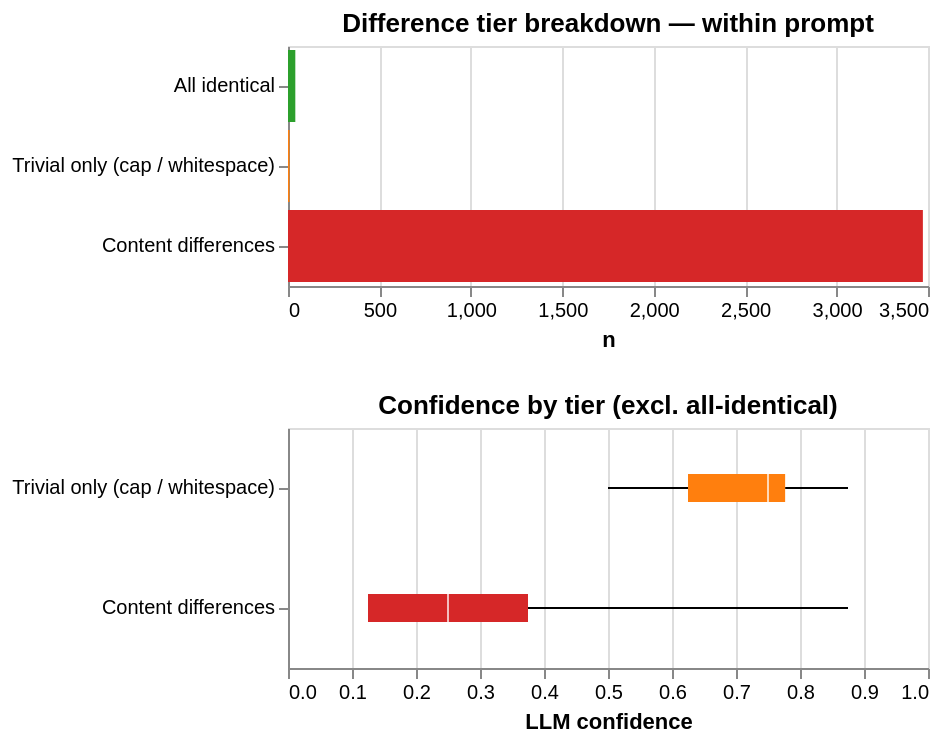

Notebook source saved alongside this figure:
### Code cell
diff_df = scored_df[scored_df['llm_total_services'] >= 2].copy()
diff_df['diff_tier']  = diff_df['llm_difference_types'].apply(classify_diff_tier)
diff_df['tier_label'] = diff_df['diff_tier'].map(TIER_LABELS)

tier_counts = (diff_df['diff_tier'].value_counts()
               .reset_index().rename(columns={'count': 'n'}))
tier_counts.columns = ['diff_tier', 'n']
tier_counts['pct'] = (tier_counts['n'] / len(diff_df) * 100).round(1)
tier_counts['label'] = tier_counts['diff_tier'].map(TIER_LABELS)
for _, r in tier_counts.sort_values('diff_tier').iterrows():
    print(f"  {r['label']}: {r['n']} ({r['pct']}%)")

tier_bar = alt.Chart(tier_counts).mark_bar().encode(
    x='n:Q',
    y=alt.Y('label:N', sort=[TIER_LABELS[t] for t in TIER_ORDER], title=None),
    color=alt.Color('diff_tier:N',
        scale=alt.Scale(domain=TIER_ORDER,
                        range=[TIER_COLOURS[t] for t in TIER_ORDER]),
        legend=None),
).properties(width=320, height=120, title='Difference tier breakdown — within prompt')

non_identical = diff_df[diff_df['diff_tier'] != 'all_identical'].copy()
conf_box = alt.Chart(non_identical).mark_boxplot(extent='min-max').encode(
    x=alt.X('llm_confidence:Q', scale=alt.Scale(domain=[0, 1]),
            title='LLM confidence'),
    y=alt.Y('tier_label:N',
            sort=[TIER_LABELS['trivial_only'], TIER_LABELS['has_content']],
            title=None),
    color=alt.Color('diff_tier:N',
        scale=alt.Scale(domain=TIER_ORDER,
                        range=[TIER_COLOURS[t] for t in TIER_ORDER]),
        legend=None),
).properties(width=320, height=120,
             title='Confidence by tier (excl. all-identical)')

tier_bar & conf_box

### Figure 1 — Vega specification as saved in the notebook (floating-point values rounded to 4 significant figures)
{"$schema": "https://vega.github.io/schema/vega/v6.json", "data": [{"name": "source_0"}, {"name": "data_0", "values": [{"diff_tier": "has_content", "label": "Content differences", "n_end": 3472.0, "n_start": 0.0}, {"diff_tier": "all_identical", "label": "All identical", "n_end": 40.0, "n_start": 0.0}, {"diff_tier": "trivial_only", "label": "Trivial only (cap / whitespace)", "n_end": 8.0, "n_start": 0.0}]}, {"name": "source_1"}, {"name": "data_2", "values": [{"diff_tier": "has_content", "lower_box_llm_confidence": 0.125, "lower_whisker_llm_confidence": 0.125, "mid_box_llm_confidence": 0.25, "tier_label": "Content differences", "upper_box_llm_confidence": 0.375, "upper_whisker_llm_confidence": 0.875}, {"diff_tier": "trivial_only", "lower_box_llm_confidence": 0.625, "lower_whisker_llm_confidence": 0.5, "mid_box_llm_confidence": 0.75, "tier_label": "Trivial only (cap / whitespace)", "upper_box_llm_confidence": 0.7768, "upper_whisker_llm_confidence": 0.875}]}, {"name": "data_3", "values": [{"diff_tier": "has_content", "lower_box_llm_confidence": 0.125, "lower_whisker_llm_confidence": 0.125, "mid_box_llm_confidence": 0.25, "tier_label": "Content differences", "upper_box_llm_confidence": 0.375, "upper_whisker_llm_confidence": 0.875}, {"diff_tier": "trivial_only", "lower_box_llm_confidence": 0.625, "lower_whisker_llm_confidence": 0.5, "mid_box_llm_confidence": 0.75, "tier_label": "Trivial only (cap / whitespace)", "upper_box_llm_confidence": 0.7768, "upper_whisker_llm_confidence": 0.875}]}, {"name": "data_4", "values": [{"diff_tier": "has_content", "lower_box_llm_confidence": 0.125, "lower_whisker_llm_confidence": 0.125, "mid_box_llm_confidence": 0.25, "tier_label": "Content differences", "upper_box_llm_confidence": 0.375, "upper_whisker_llm_confidence": 0.875}, {"diff_tier": "trivial_only", "lower_box_llm_confidence": 0.625, "lower_whisker_llm_confidence": 0.5, "mid_box_llm_confidence": 0.75, "tier_label": "Trivial only (cap / whitespace)", "upper_box_llm_confidence": 0.7768, "upper_whisker_llm_confidence": 0.875}]}, {"name": "data_5", "values": [{"diff_tier": "has_content", "lower_box_llm_confidence": 0.125, "lower_whisker_llm_confidence": 0.125, "mid_box_llm_confidence": 0.25, "tier_label": "Content differences", "upper_box_llm_confidence": 0.375, "upper_whisker_llm_confidence": 0.875}, {"diff_tier": "trivial_only", "lower_box_llm_confidence": 0.625, "lower_whisker_llm_confidence": 0.5, "mid_box_llm_confidence": 0.75, "tier_label": "Trivial only (cap / whitespace)", "upper_box_llm_confidence": 0.7768, "upper_whisker_llm_confidence": 0.875}]}, {"name": "source_0_concat_0_y_domain_label", "values": [{"label": "Content differences", "sort_field": 2.0}, {"label": "All identical", "sort_field": 0.0}, {"label": "Trivial only (cap / whitespace)", "sort_field": 1.0}]}, {"name": "source_1_concat_1_y_domain_tier_label", "values": [{"sort_field": 1.0, "tier_label": "Content differences"}, {"sort_field": 0.0, "tier_label": "Trivial only (cap / whitespace)"}]}], "signals": [{"name": "childHeight", "value": 120}], "marks": [{"type": "group", "name": "concat_0_group", "encode": {"update": {"width": {"signal": "width"}, "height": {"signal": "childHeight"}}}, "marks": [{"type": "rect", "name": "concat_0_marks", "from": {"data": "data_0"}, "encode": {"update": {"y": {"field": "label", "scale": "concat_0_y"}, "fill": {"field": "diff_tier", "scale": "color"}, "x": {"field": "n_end", "scale": "concat_0_x"}, "x2": {"field": "n_start", "scale": "concat_0_x"}, "height": {"signal": "max(0.25, bandwidth('concat_0_y'))"}}}, "style": ["bar"]}], "axes": [{"scale": "concat_0_x", "orient": "bottom", "aria": false, "domain": false, "zindex": 0, "tickCount": {"signal": "ceil(width/40)"}, "ticks": false, "grid": true, "gridScale": "concat_0_y", "labels": false, "maxExtent": 0, "minExtent": 0}, {"scale": "concat_0_x", "grid": false, "tickCount": {"signal": "ceil(width/40)"}, "zindex": 0, "labelOverlap": true, "labelFlush": true, "orient": "bottom", "title": "n"}, {"scale": "concat_0_y", "orient": "left", "grid": false, "zindex": 0}], "title": {"text": "Difference tier breakdown — within prompt", "frame": "group"}, "style": "cell"}, {"type": "group", "name": "concat_1_group", "encode": {"update": {"width": {"signal": "width"}, "height": {"signal": "childHeight"}}}, "marks": [{"type": "rule", "name": "concat_1_layer_0_marks", "from": {"data": "data_2"}, "encode": {"update": {"stroke": {"value": "black"}, "tooltip": {"signal": "{\"Max of LLM confidence\": format(datum[\"upper_whisker_llm_confidence\"], \"\"), \"Q3 of LLM confidence\": format(datum[\"upper_box_llm_confidence\"], \"\"), \"Median of LLM confidence\": format(datum[\"mid_box_llm_confidence\"], \"\"), \"Q1 of LLM confidence\": format(datum[\"lower_box_llm_confidence\"], \"\"), \"Min of LLM confidence\": format(datum[\"lower_whisker_llm_confidence\"], \"\"), \"diff_tier\": isValid(datum[\"diff_tier\"]) ? datum[\"diff_tier\"] : \"\"+datum[\"diff_tier\"], \"tier_label\": isValid(datum[\"tier_label\"]) ? datum[\"tier_label\"] : \"\"+datum[\"tier_label\"]}"}, "x": {"field": "lower_whisker_llm_confidence", "scale": "concat_1_x"}, "x2": {"field": "lower_box_llm_confidence", "scale": "concat_1_x"}, "y": {"field": "tier_label", "scale": "concat_1_y", "band": 0.5}}}, "style": ["rule", "boxplot-rule"], "aria": false}, {"type": "rule", "name": "concat_1_layer_1_marks", "from": {"data": "data_3"}, "encode": {"update": {"stroke": {"value": "black"}, "x": {"field": "upper_box_llm_confidence", "scale": "concat_1_x"}, "x2": {"field": "upper_whisker_llm_confidence", "scale": "concat_1_x"}, "tooltip": {"signal": "{\"Max of LLM confidence\": format(datum[\"upper_whisker_llm_confidence\"], \"\"), \"Q3 of LLM confidence\": format(datum[\"upper_box_llm_confidence\"], \"\"), \"Median of LLM confidence\": format(datum[\"mid_box_llm_confidence\"], \"\"), \"Q1 of LLM confidence\": format(datum[\"lower_box_llm_confidence\"], \"\"), \"Min of LLM confidence\": format(datum[\"lower_whisker_llm_confidence\"], \"\"), \"diff_tier\": isValid(datum[\"diff_tier\"]) ? datum[\"diff_tier\"] : \"\"+datum[\"diff_tier\"], \"tier_label\": isValid(datum[\"tier_label\"]) ? datum[\"tier_label\"] : \"\"+datum[\"tier_label\"]}"}, "y": {"field": "tier_label", "scale": "concat_1_y", "band": 0.5}}}, "style": ["rule", "boxplot-rule"], "aria": false}, {"type": "rect", "name": "concat_1_layer_2_marks", "from": {"data": "data_4"}, "encode": {"update": {"tooltip": {"signal": "{\"Max of LLM confidence\": format(datum[\"upper_whisker_llm_confidence\"], \"\"), \"Q3 of LLM confidence\": format(datum[\"upper_box_llm_confidence\"], \"\"), \"Median of LLM confidence\": format(datum[\"mid_box_llm_confidence\"], \"\"), \"Q1 of LLM confidence\": format(datum[\"lower_box_llm_confidence\"], \"\"), \"Min of LLM confidence\": format(datum[\"lower_whisker_llm_confidence\"], \"\"), \"diff_tier\": isValid(datum[\"diff_tier\"]) ? datum[\"diff_tier\"] : \"\"+datum[\"diff_tier\"], \"tier_label\": isValid(datum[\"tier_label\"]) ? datum[\"tier_label\"] : \"\"+datum[\"tier_label\"]}"}, "x2": {"field": "upper_box_llm_confidence", "scale": "concat_1_x"}, "x": {"field": "lower_box_llm_confidence", "scale": "concat_1_x"}, "yc": {"field": "tier_label", "scale": "concat_1_y", "band": 0.5}, "fill": {"field": "diff_tier", "scale": "color"}, "height": {"value": 14}}}, "style": ["bar", "boxplot-box"]}, {"type": "rect", "name": "concat_1_layer_3_marks", "from": {"data": "data_5"}, "encode": {"update": {"tooltip": {"signal": "{\"Max of LLM confidence\": format(datum[\"upper_whisker_llm_confidence\"], \"\"), \"Q3 of LLM confidence\": format(datum[\"upper_box_llm_confidence\"], \"\"), \"Median of LLM confidence\": format(datum[\"mid_box_llm_confidence\"], \"\"), \"Q1 of LLM confidence\": format(datum[\"lower_box_llm_confidence\"], \"\"), \"Min of LLM confidence\": format(datum[\"lower_whisker_llm_confidence\"], \"\"), \"diff_tier\": isValid(datum[\"diff_tier\"]) ? datum[\"diff_tier\"] : \"\"+datum[\"diff_tier\"], \"tier_label\": isValid(datum[\"tier_label\"]) ? datum[\"tier_label\"] : \"\"+datum[\"tier_label\"]}"}, "opacity": {"value": 0.7}, "yc": {"field": "tier_label", "scale": "concat_1_y", "band": 0.5}, "height": {"value": 14}, "fill": [{"field": "diff_tier", "scale": "color", "test": "datum['lower_box_llm_confidence'] >= datum['upper_box_llm_confidence']"}, {"value": "white"}], "xc": {"field": "mid_box_llm_confidence", "scale": "concat_1_x"}, "width": {"value": 1}}}, "style": ["tick", "boxplot-median"], "aria": false}], "axes": [{"scale": "concat_1_x", "zindex": 0, "labels": false, "grid": true, "orient": "bottom", "aria": false, "domain": false, "gridScale": "concat_1_y", "tickCount": {"signal": "ceil(width/40)"}, "minExtent": 0, "ticks": false, "maxExtent": 0}, {"scale": "concat_1_x", "title": "LLM confidence", "zindex": 0, "grid": false, "labelFlush": true, "orient": "bottom", "labelOverlap": true, "tickCount": {"signal": "ceil(width/40)"}}, {"scale": "concat_1_y", "grid": false, "orient": "left", "zindex": 0}], "title": {"text": "Confidence by tier (excl. all-identical)", "frame": "group"}, "style": "cell"}], "scales": [{"name": "color", "type": "ordinal", "domain": ["all_identical", "trivial_only", "has_content"], "range": ["#2ca02c", "#ff7f0e", "#d62728"]}, {"name": "concat_0_x", "type": "linear", "domain": {"data": "data_0", "fields": ["n_start", "n_end"]}, "range": [0, {"signal": "width"}], "nice": true, "zero": true}, {"name": "concat_0_y", "type": "band", "domain": {"data": "source_0_concat_0_y_domain_label", "field": "label", "sort": {"op": "max", "field": "sort_field"}}, "range": [0, {"signal": "childHeight"}], "paddingOuter": 0.05, "paddingInner": 0.1}, {"name": "concat_1_x", "type": "linear", "domain": [0, 1], "range": [0, {"signal": "width"}], "zero": true}, {"name": "concat_1_y", "type": "band", "domain": {"data": "source_1_concat_1_y_domain_tier_label", "field": "tier_label", "sort": {"op": "max", "field": "sort_field"}}, "range": [0, {"signal": "childHeight"}], "paddingInner": 0, "paddingOuter": 0}], "width": 320, "layout": {"padding": 20, "columns": 1, "bounds": "full", "align": "each"}, "padding": 5, "background": "white"}
